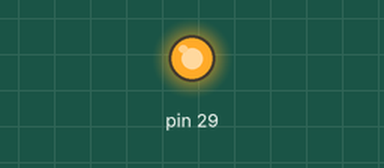
Bench run of a program on a simulated Raspberry Pi (header pin numbers). Shown: output pins drawn as LEDs (lit = HIGH). At 3.0 s the program stops and its outputs stay as they are.

Above: at 0.1 s.
At 3.1 s:
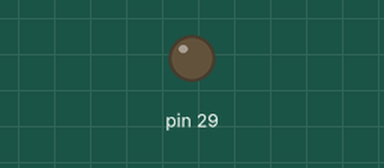
Timing chart, 0 to 4.5 s (numbered marks = the images above):
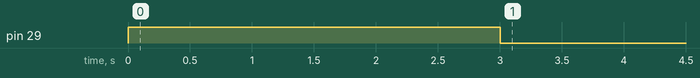

The program:

led_m2z.py
```python
#Created by Roxas
#https://github.com/TuryRx/Banana-pi-m2-zero-GPIO

import RPi.GPIO as GPIO
import time

GPIO.setmode(GPIO.BOARD)

GPIO.setup(29, GPIO.OUT)
GPIO.output(29, GPIO.HIGH)

time.sleep(3)

GPIO.output(29, GPIO.LOW)
GPIO.cleanup()
```

Measured:
- by itself, pin 29: LOW → HIGH at 0.00 s, → LOW 3.0 s later
